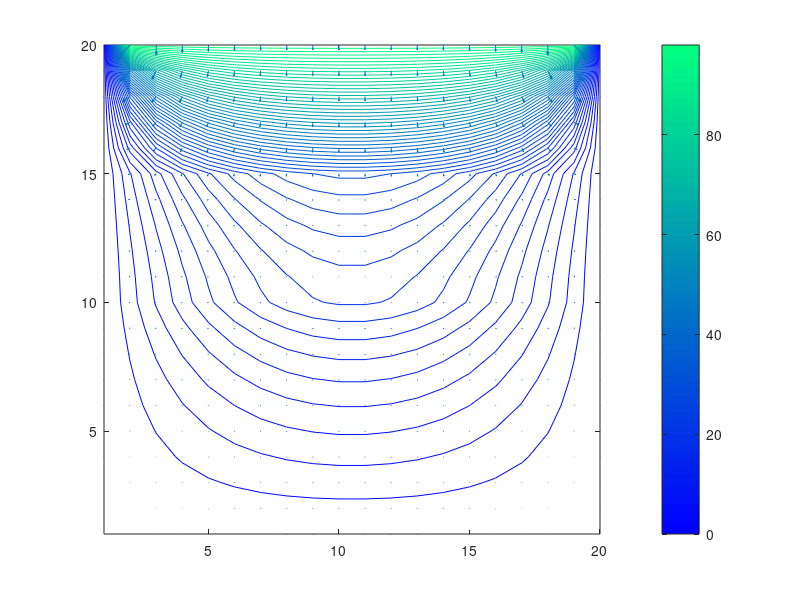

Source code (MATLAB): (Note: this script raises an error after producing the figure.)
%%
close all; clear; clc

%% initialization
% electrode potentials
V_0 = 100;
V_gnd = 0;
% permittivities
eps_r1 = 1;
eps_r2 = 4;
eps_av = (eps_r1+eps_r2)/2;
% grid
N_x = 20;
N_y = N_x;
N_if1 = round(3*N_x/4);
N_if2 = round(N_x/2);

% potential initialization
V = zeros(N_y,N_x);
V(1,:) = V_gnd;
V(N_x,:) = V_0;
V(:,1) = V_gnd;
V(:,N_y) = V_gnd; 
for i = 2:N_y-1
    for j = 2:N_x-1
        V(i,j) = 0;
    end
end
    
%% Solution of the trough problem using Successive over Relaxation (SOR) method
% update potencial values at free nodes
% SOR coefficient omega is choosen from the interval <1;2)
omega = 1.5;
% desired precision threshold
treshold = 0.001;
Rmax = V_0;
itnumber = 0;
R = zeros(N_y,N_x);
while Rmax > treshold
    for i = 2:N_y-1
        for j = 2:N_x-1
             if i == N_if1                  % interface 1
                 R(i,j) = ( ...
                    eps_r1*V(i+1,j) + ...
                    eps_r2*V(i-1,j) + ...
                    eps_av*V(i,j+1) + ...
                    eps_av*V(i,j-1))/(2*(eps_r1+eps_r2)) - V(i,j);
                 V(i,j) = V(i,j) + omega*R(i,j);
             elseif i == N_if2              % interface 2
                 R(i,j) = ( ...
                    eps_r2*V(i+1,j) + ...
                    eps_r1*V(i-1,j) + ...
                    eps_av*V(i,j+1) + ...
                    eps_av*V(i,j-1))/(2*(eps_r1+eps_r2)) - V(i,j);
                 V(i,j) = V(i,j) + omega*R(i,j);
             else                           % outside interfaces
                 R(i,j) = (V(i-1,j) + V(i+1,j) + V(i,j-1) + V(i,j+1))/4 - V(i,j);V(i,j) = V(i,j) + omega*R(i,j);
             end  
        end
    end
    Rmax = max(max(R));
    itnumber = itnumber + 1;
end

figure (1);
% plot the potencial countours
contour(V,50);
hold on;
% plot the vectors of electric field
[fx,fy] = gradient(-V);
quiver(fx,fy);
% visualize colors
colorbar
colormap winter
% add a horizontal line to visualize the planar interface 1
if1_up = yline(N_if1);
if1_up.Color = [0.4 0.4 0.4];
if1_up.LineStyle = '--';
if1_up.Label = ['\epsilon_1 = ' int2str(eps_r1) '\epsilon_0'];
if1_up.LabelVerticalAlignment = 'top';

if1_down = yline(N_if1);
if1_down.Color = [0.4 0.4 0.4];
if1_down.LineStyle = '--';
if1_down.Label = ['\epsilon_2 = ' int2str(eps_r2) '\epsilon_0'];
if1_down.LabelVerticalAlignment = 'bottom';

% add a horizontal line to visualize the planar interface2
if2_up = yline(N_if2);
if2_up.Color = [0.4 0.4 0.4];
if2_up.LineStyle = '--';
if2_up.Label = ['\epsilon_2 = ' int2str(eps_r2) '\epsilon_0'];
if2_up.LabelVerticalAlignment = 'top';

if2_down = yline(N_if2);
if2_down.Color = [0.4 0.4 0.4];
if2_down.LineStyle = '--';
if2_down.Label = ['\epsilon_1 = ' int2str(eps_r1) '\epsilon_0'];
if2_down.LabelVerticalAlignment = 'bottom';
hold off